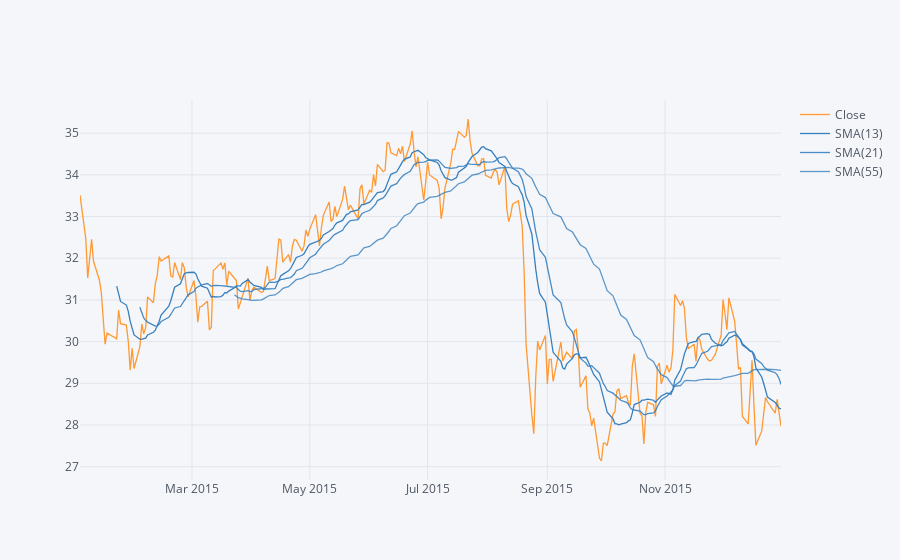

Notebook cell for this chart:
### Markdown cell above
**Creating a Simple Moving Averages plot of Morgan Stanley for the year 2015.**

### Code cell
MS.loc['2015-01-01':'2016-01-01']['Close'].ta_plot(study = 'sma', periods = [13,21,55])

### Figure 1 — Plotly figure (JSON) as saved in the notebook; plotly's stock layout.template omitted (floating-point values rounded to 4 significant figures; data arrays with more than 128 entries replaced by an {"elided": "..."} marker saying what was removed)
{"data": [{"line": {"color": "rgba(255, 153, 51, 1.0)", "dash": "solid", "shape": "linear", "width": 1.3}, "mode": "lines", "name": "Close", "text": "", "type": "scatter", "x": {"elided": "252 str values"}, "y": {"elided": "252 float values"}}, {"line": {"color": "rgba(55, 128, 191, 1.0)", "dash": "solid", "shape": "linear", "width": 1.3}, "mode": "lines", "name": "SMA(13)", "text": "", "type": "scatter", "x": {"elided": "252 str values"}, "y": {"elided": "252 mixed values"}}, {"line": {"color": "rgba(55, 128, 191, 0.8999999999999999)", "dash": "solid", "shape": "linear", "width": 1.3}, "mode": "lines", "name": "SMA(21)", "text": "", "type": "scatter", "x": {"elided": "252 str values"}, "y": {"elided": "252 mixed values"}}, {"line": {"color": "rgba(55, 128, 191, 0.7999999999999998)", "dash": "solid", "shape": "linear", "width": 1.3}, "mode": "lines", "name": "SMA(55)", "text": "", "type": "scatter", "x": {"elided": "252 str values"}, "y": {"elided": "252 mixed values"}}], "layout": {"legend": {"bgcolor": "#F5F6F9", "font": {"color": "#4D5663"}}, "paper_bgcolor": "#F5F6F9", "plot_bgcolor": "#F5F6F9", "title": {"font": {"color": "#4D5663"}}, "xaxis": {"gridcolor": "#E1E5ED", "showgrid": true, "tickfont": {"color": "#4D5663"}, "title": {"font": {"color": "#4D5663"}, "text": ""}, "zerolinecolor": "#E1E5ED"}, "yaxis": {"gridcolor": "#E1E5ED", "showgrid": true, "tickfont": {"color": "#4D5663"}, "title": {"font": {"color": "#4D5663"}, "text": ""}, "zerolinecolor": "#E1E5ED"}}}
